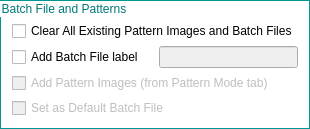
                        <widget class="QGroupBox" name="appDefaultsGroup_2">
                         <property name="enabled">
                          <bool>true</bool>
                         </property>
                         <property name="minimumSize">
                          <size>
                           <width>100</width>
                           <height>0</height>
                          </size>
                         </property>
                         <property name="maximumSize">
                          <size>
                           <width>16777215</width>
                           <height>140</height>
                          </size>
                         </property>
                         <property name="styleSheet">
                          <string notr="true">QGroupBox{ border: 1px solid ;
background-color: transparent;
border-color: rgb(0,150,150);
color:rgb(0,120,120);
;}</string>
                         </property>
                         <property name="title">
                          <string>Batch File and Patterns</string>
                         </property>
                         <layout class="QVBoxLayout" name="verticalLayout_13">
                          <property name="spacing">
                           <number>5</number>
                          </property>
                          <property name="topMargin">
                           <number>20</number>
                          </property>
                          <property name="bottomMargin">
                           <number>10</number>
                          </property>
                          <item>
                           <widget class="QCheckBox" name="clearAll_checkBox">
                            <property name="text">
                             <string>Clear All Existing Pattern Images and Batch Files</string>
                            </property>
                            <property name="autoExclusive">
                             <bool>false</bool>
                            </property>
                           </widget>
                          </item>
                          <item>
                           <layout class="QHBoxLayout" name="horizontalLayout_30">
                            <item>
                             <widget class="QCheckBox" name="addBatchFile_checkBox">
                              <property name="toolTip">
                               <string>Add the batch file shown in Batch Files page</string>
                              </property>
                              <property name="text">
                               <string>Add Batch File label</string>
                              </property>
                             </widget>
                            </item>
                            <item>
                             <widget class="QFrame" name="batchFileName_frame">
                              <property name="enabled">
                               <bool>false</bool>
                              </property>
                              <property name="styleSheet">
                               <string notr="true">QFrame{border:0px}</string>
                              </property>
                              <property name="frameShape">
                               <enum>QFrame::StyledPanel</enum>
                              </property>
                              <property name="frameShadow">
                               <enum>QFrame::Raised</enum>
                              </property>
                              <layout class="QHBoxLayout" name="horizontalLayout_21">
                               <property name="spacing">
                                <number>0</number>
                               </property>
                               <property name="leftMargin">
                                <number>0</number>
                               </property>
                               <property name="topMargin">
                                <number>0</number>
                               </property>
                               <property name="rightMargin">
                                <number>0</number>
                               </property>
                               <property name="bottomMargin">
                                <number>0</number>
                               </property>
                               <item>
                                <spacer name="horizontalSpacer_6">
                                 <property name="orientation">
                                  <enum>Qt::Horizontal</enum>
                                 </property>
                                 <property name="sizeType">
                                  <enum>QSizePolicy::Fixed</enum>
                                 </property>
                                 <property name="sizeHint" stdset="0">
                                  <size>
                                   <width>10</width>
                                   <height>20</height>
                                  </size>
                                 </property>
                                </spacer>
                               </item>
                               <item>
                                <widget class="QLineEdit" name="batchFileName_lineEdit">
                                 <property name="placeholderText">
                                  <string extracomment="from Batch Files tab"/>
                                 </property>
                                </widget>
                               </item>
                              </layout>
                             </widget>
                            </item>
                           </layout>
                          </item>
                          <item>
                           <widget class="QCheckBox" name="addPat_checkBox">
                            <property name="enabled">
                             <bool>false</bool>
                            </property>
                            <property name="toolTip">
                             <string>Add the Pattern Images selected in Pattern Mode page</string>
                            </property>
                            <property name="text">
                             <string>Add Pattern Images (from Pattern Mode tab)</string>
                            </property>
                           </widget>
                          </item>
                          <item>
                           <widget class="QCheckBox" name="setAsDefaultBatch">
                            <property name="enabled">
                             <bool>false</bool>
                            </property>
                            <property name="toolTip">
                             <string>Sets the batch file shown in Batch Files page as default</string>
                            </property>
                            <property name="text">
                             <string>Set as Default Batch File</string>
                            </property>
                           </widget>
                          </item>
                         </layout>
                        </widget>
